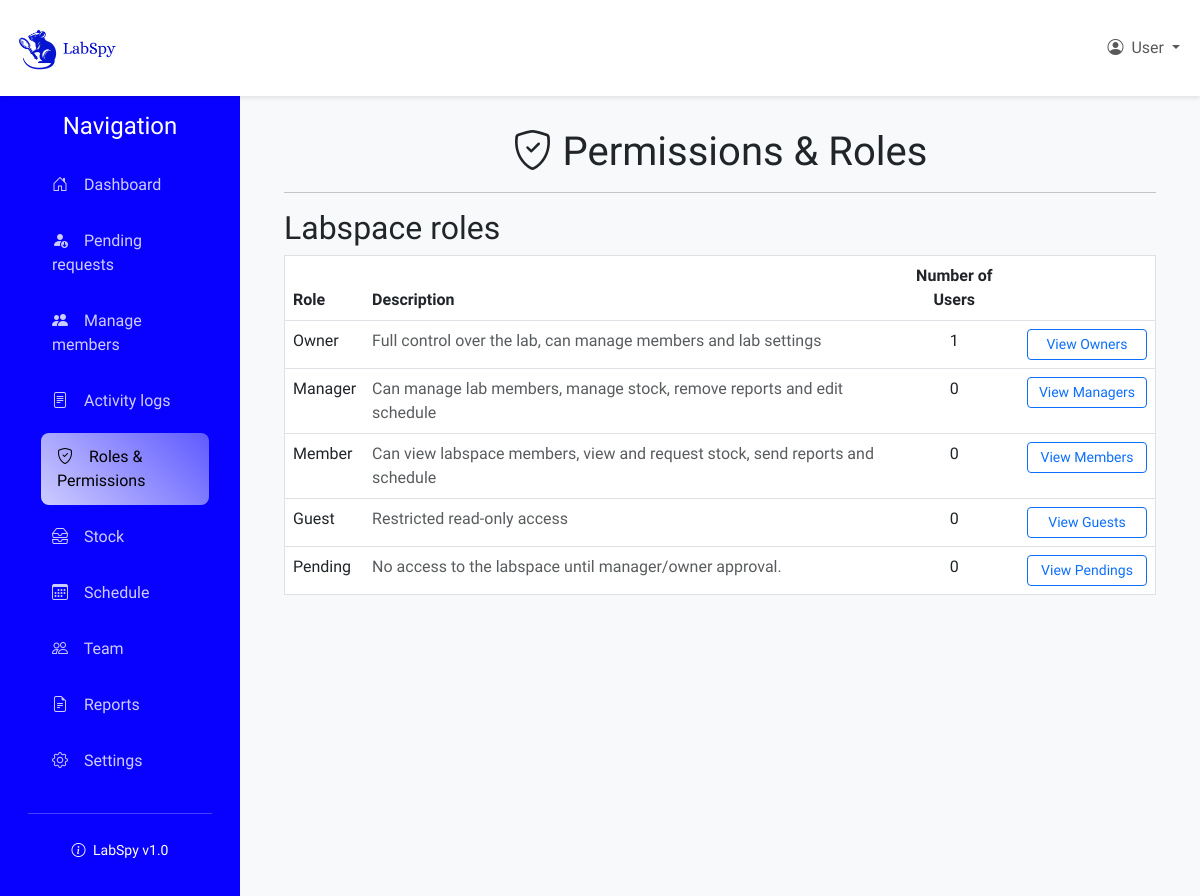
Page /labspaces/lab/E5PW8A/manage_permissions/ (signed in) on the committed database.
### labspaces/models.py (models this page shows)
class Role(models.Model):
    name = models.CharField(max_length=64)
    description = models.CharField(max_length=255)
    lab = models.ForeignKey(Lab, on_delete=models.CASCADE, null=True, blank=True)
    is_default = models.BooleanField(default=False)
    created_at = models.DateTimeField(auto_now_add=True)
    updated_at = models.DateTimeField(auto_now = True)
    class Meta:
        unique_together = ('lab', 'name', 'is_default')
    def __str__(self):
        return self.name

### labspaces/views.py (the view)
# urls.py: path('lab/<str:code>/manage_permissions/', views.manage_permissions, name='manage_permissions'),
@login_required
def manage_permissions(request, code):
    if not is_lab_admin(request.user, code):
        return HttpResponseForbidden("Access denied")
    roles = Role.objects.filter(Q(lab__code=code) | (Q(is_default=True) & Q(lab__isnull=True)))
    roles_with_members = []
    for role in roles:
        members = LabMembership.objects.filter(lab__code=code, role=role).select_related('user')
        roles_with_members.append({
            'role': role,
            'members': members
        })
    context = {
        'roles_with_members': roles_with_members,
        'labspace': Lab.objects.get(code=code),
        'all_roles': roles,
    }
    print(f"ROLES FOUND: {roles}")
    print(f"MEMBERS FOUND: {roles_with_members}")
    return render(request, "labspaces/manage_permissions.html", context)

### labspaces/context_processors.py (called while the page is built)
def lab_admin_status(request):
    context = {'user_is_admin': False, 'current_lab': None}
    if request.user.is_authenticated:
        try:
            lab_code = get_lab_code_from_url(request)
            if lab_code != "":
                try:
                    lab = Lab.objects.get(code=lab_code)
                    owner_role = Role.objects.get(name='owner', is_default=True, lab__isnull=True)
                    is_admin = LabMembership.objects.filter(
                        lab=lab,
                        user=request.user,
                        role=owner_role
                    ).exists()
                    if is_admin:
                        context['user_is_admin'] = True
                        context['current_lab'] = lab
                except Lab.DoesNotExist:
                    pass
        except Exception as e:
            pass
    return context

### labspaces/models.py (called while the page is built)
    def has_pending_requests(self):
        try:
            pending_role = Role.objects.get(name='pending', is_default=True, lab__isnull=True)
            return LabMembership.objects.filter(lab=self, role=pending_role).exists()
        except Role.DoesNotExist:
            return False

    def __str__(self):
        return f"{self.user.username} - {self.lab.name} - {self.role}"

### labspaces/util.py (called while the page is built)
def get_lab_code_from_url(request):
    lab_code = ""
    if request.user.is_authenticated:
        resolved = resolve(request.path)
        if 'code' in resolved.kwargs:
            lab_code = resolved.kwargs['code']
    return lab_code

### labspaces/views.py (called while the page is built)
def is_lab_admin(user, lab_code):
    try:
        lab = Lab.objects.get(code=lab_code)
        owner_role = Role.objects.get(name='owner', is_default=True, lab__isnull=True)
        manager_role = Role.objects.get(name='manager', is_default=True, lab__isnull=True)
        return LabMembership.objects.filter(
            lab=lab,
            user=user,
            role__in=[owner_role, manager_role]
        ).exists()
    except Lab.DoesNotExist:
        return False

### labspaces/templates/labspaces/manage_permissions.html (shortened to what this page needs)
{% extends "labspaces/lab_layout.html" %}
{% load static %}
{% block content %}
<h1 class="text-center"><i class="bi bi-shield-check"></i> Permissions & Roles</h1>
<hr>
<h2>Labspace roles</h2>
<div class="table-responsive" style="max-height: 610px; overflow-y: auto;">
    <table class="table table-hover border mb-0">
        <thead>
            <tr>
                <th scope="col">Role</th>
                <th scope="col">Description</th>
                <th scope="col" class="text-center">Number of Users</th>
                <th scope="col"></th>
            </tr>
        </thead>
        <tbody>
            {% for item in roles_with_members %}
            <tr>
                <td>{{ item.role.name|capfirst|truncatechars:16 }}</td>
                <td class="text-muted">{{ item.role.description|truncatechars:96 }}</td>
                <td class="text-center">{{ item.members|length }}</td>
                <td>
                    <button type="button" class="btn btn-outline-primary btn-sm view-role-btn" style="width: 120px;" data-target="role-table-{{ item.role.name|slugify }}">
                        View {{ item.role.name|capfirst|truncatechars:16 }}s
                    </button>
                </td>
            </tr>
            {% empty %}
            <tr>
                <td colspan="4" class="text-center">No roles found.</td>
            </tr>
            {% endfor %}
        </tbody>
    </table>
</div>
{% endblock %}

### labspaces/static/labspaces/styles.css (style rules this page uses)
* { margin: 0; padding: 0; box-sizing: border-box; font-family: 'Urbanist', sans-serif; }

### rows in the picture
Role: role.name "Owner", role.description "Full control over the lab, can manage members and lab settings", members|length "1"
Role: role.name "Manager", role.description "Can manage lab members, manage stock, remove reports and edit schedule", members|length "0"
Role: role.name "Member", role.description "Can view labspace members, view and request stock, send reports and schedule", members|length "0"
Role: role.name "Guest", role.description "Restricted read-only access", members|length "0"
Role: role.name "Pending", role.description "No access to the labspace until manager/owner approval.", members|length "0"
